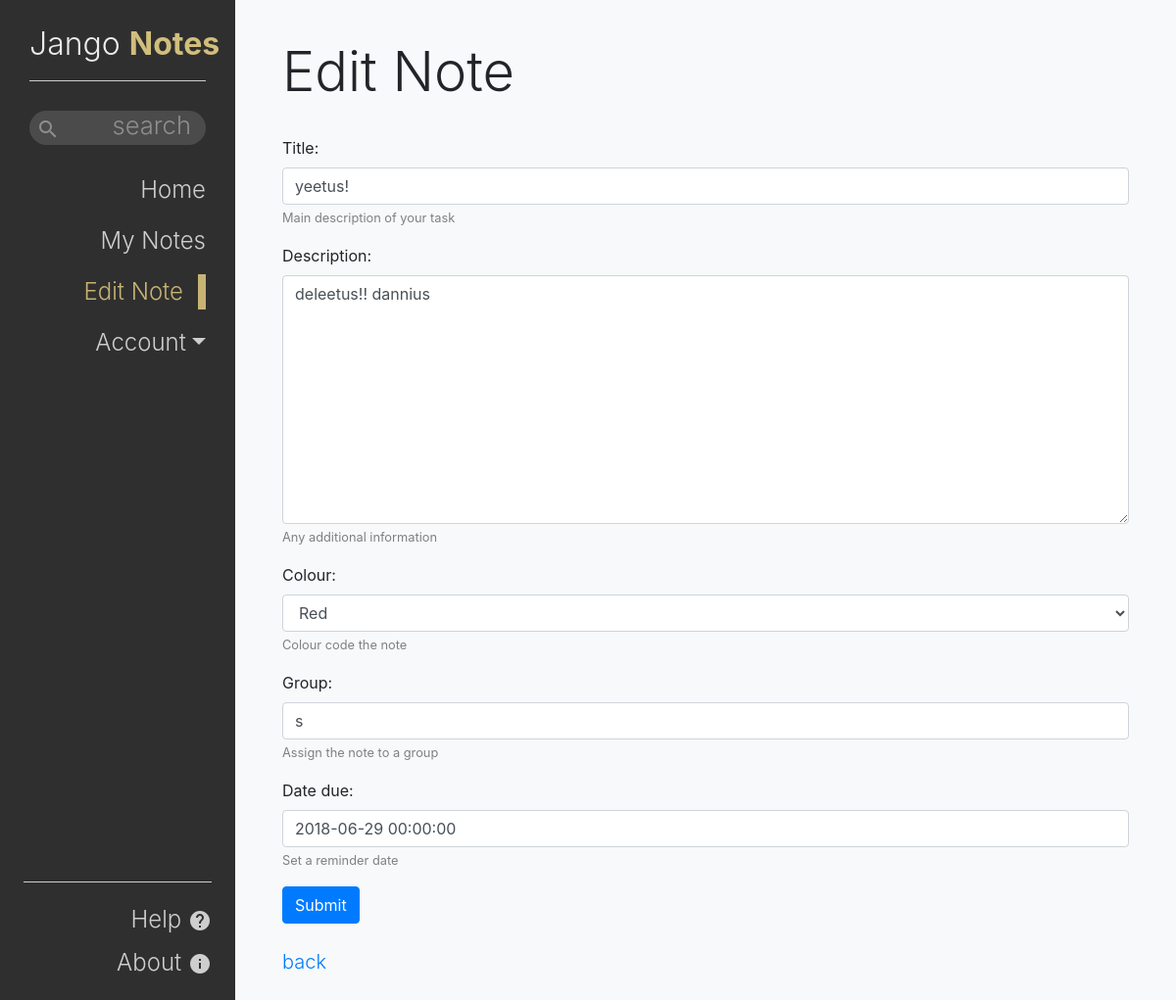
Before: /note/1 (signed in) with the older database file.
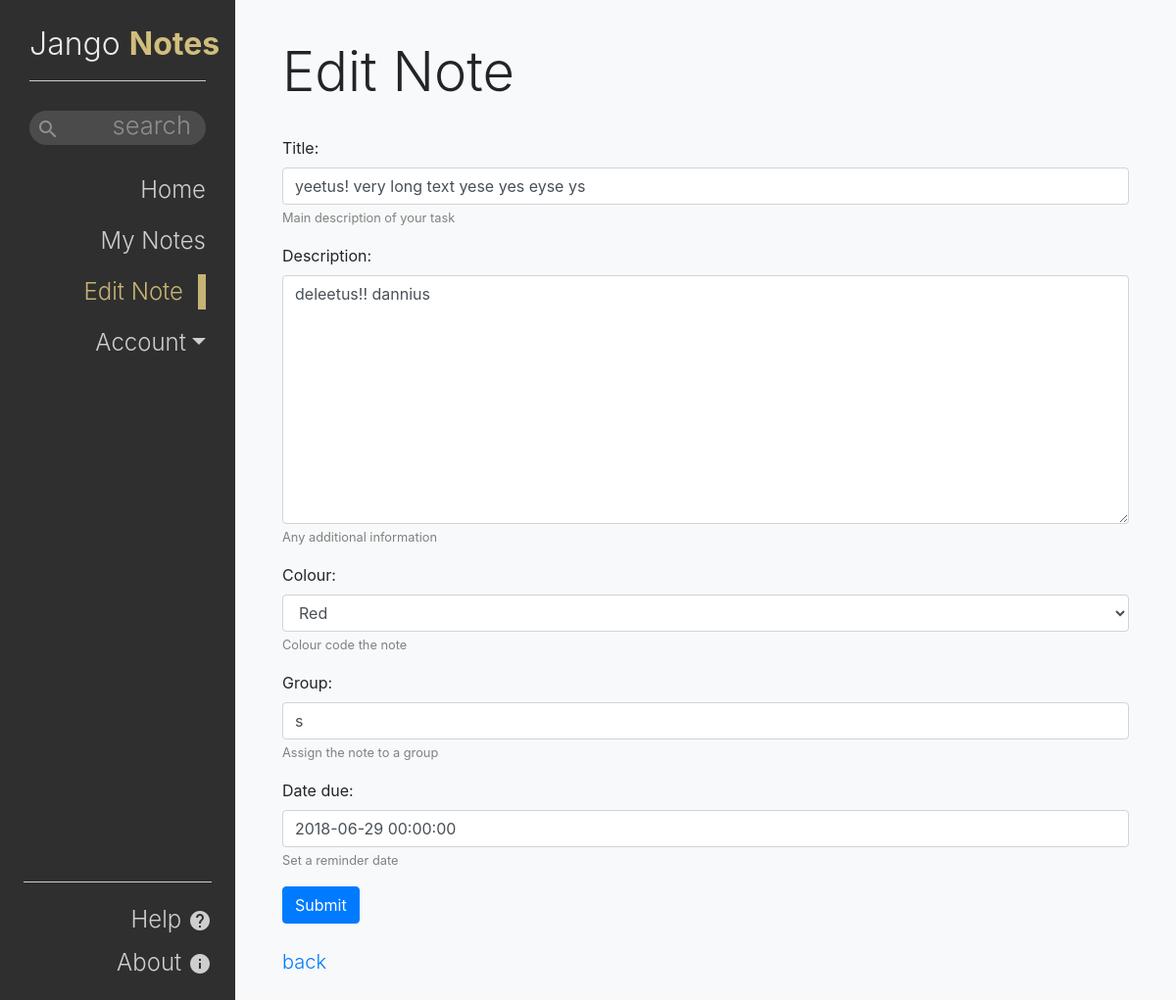
After: the same page with the newer database file.
### notesApp/models.py (models this page shows, shortened)
class Note(models.Model):   #define note model for database and api access
    colourChoices = (   #choice of colours
        ('blue', 'Blue'),
        ('red', 'Red'),
        ('green', 'Green'),
        ('yellow', 'Yellow'),
    )
    owner = models.ForeignKey(User, on_delete=models.CASCADE)   #owner primary key to assign notes too
    title = models.CharField(   #title of note
        max_length=50, help_text="Main description of your task")
    description = models.TextField(     #optional description
        blank=True, null=True, help_text="Any additional information")
    colour = models.CharField(blank=True, null=True,    #option colours from colourChoice
                              max_length=50, choices=colourChoices, help_text="Colour code the note")
    group = models.CharField(   #option group
        blank=True, null=True, max_length=50, help_text="Assign the note to a group")
    dateCreated = models.DateTimeField(     #date created set from servers current date
        auto_now_add=True, verbose_name='date created')
    dateDue = models.DateTimeField(     #option date due set by user
        blank=True, null=True, help_text="Set a reminder date", verbose_name='date due')
    class Meta: #custom ordering of notes
        ordering = ["dateCreated"]

### notesApp/views.py (the view)
# urls.py: path('note/<int:pk>', views.EditNote, name='editNote'),
@login_required
def EditNote(request, pk):  #on edit page
    note = get_object_or_404(Note, pk=pk)   #get the note otherwise raise a 404
    if note.owner != request.user:  #check if current user is note owner
        raise Http404("You can only edit your own notes.")
    if request.method == 'POST':    #if post request
        form = NoteForm(request.POST, instance=note)
        if form.is_valid():
            form.save()
            return redirect('notes')
    else:
        form = NoteForm(instance=note)
    return render(request, 'notesApp/noteForm.html', {'form': form })

### notesApp/forms.py
class NoteForm(forms.ModelForm):    #note form structure for adding and editing notes, inherited from note model
    class Meta:
        model = Note    #where to inherit
        exclude = ['owner']     #dont include option to change user
        widgets = {'dateDue': DateTimePickerInput(options={     #options for the bootstrap date picker
            "showClose": False,
            "showClear": False,
            "showTodayButton": True,
            "format": "MM/DD/YYYY HH:mm",
        })}
    def __init__(self, *args, **kwargs):    #on creation, add form-control class to inputs
        super(NoteForm, self).__init__(*args, **kwargs)
        for field_name, field in self.fields.items():
            field.widget.attrs['class'] = 'form-control'

### templates/notesApp/noteForm.html (shortened to what this page needs)
{% extends "base.html" %}
{% block content %}
  <h1 id="title" class="display-4 mt-3">Add Note</h1>
  <br>
  <form method="post">
    {% for field in form %}
      <p>
        {{ field.label_tag }}<br>
        {{ field }}
        {% if field.help_text %}
          <small style="color: grey">{{ field.help_text }}</small>
        {% endif %}
      </p>
    {% endfor %}
    <button class="btn btn-primary" type="submit">Submit</button>
  </form>
  <br>
  <a href="{% url 'notes' %}" class="lead">back</a>
{% endblock %}
{% block sidebar %}
<li class="nav-item">
    <a class="nav-link" href="{% url 'index' %}">Home</a>
  </li>
  <li class="nav-item">
    <a class="nav-link" href="{% url 'notes' %}">My Notes</a>
  </li>
  <li class="nav-item active">
    <a class="nav-link" id="note-nav" href="{% url 'noteCreate' %}">Add Note</a>
  </li>
{% endblock %}

Changed rows visible on the page:
changed Note "deleetus!! dannius": title "yeetus!" → "yeetus! very long text yese yes eyse ys"
